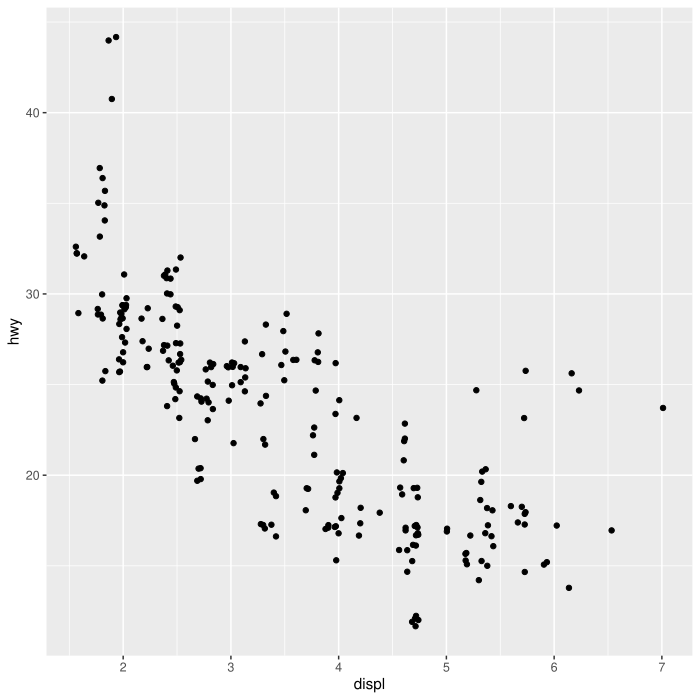

The R source for this figure:
library(ggplot2) 

p = ggplot(mpg, aes(x = displ, y = hwy)) +  geom_jitter() 

print(p)
